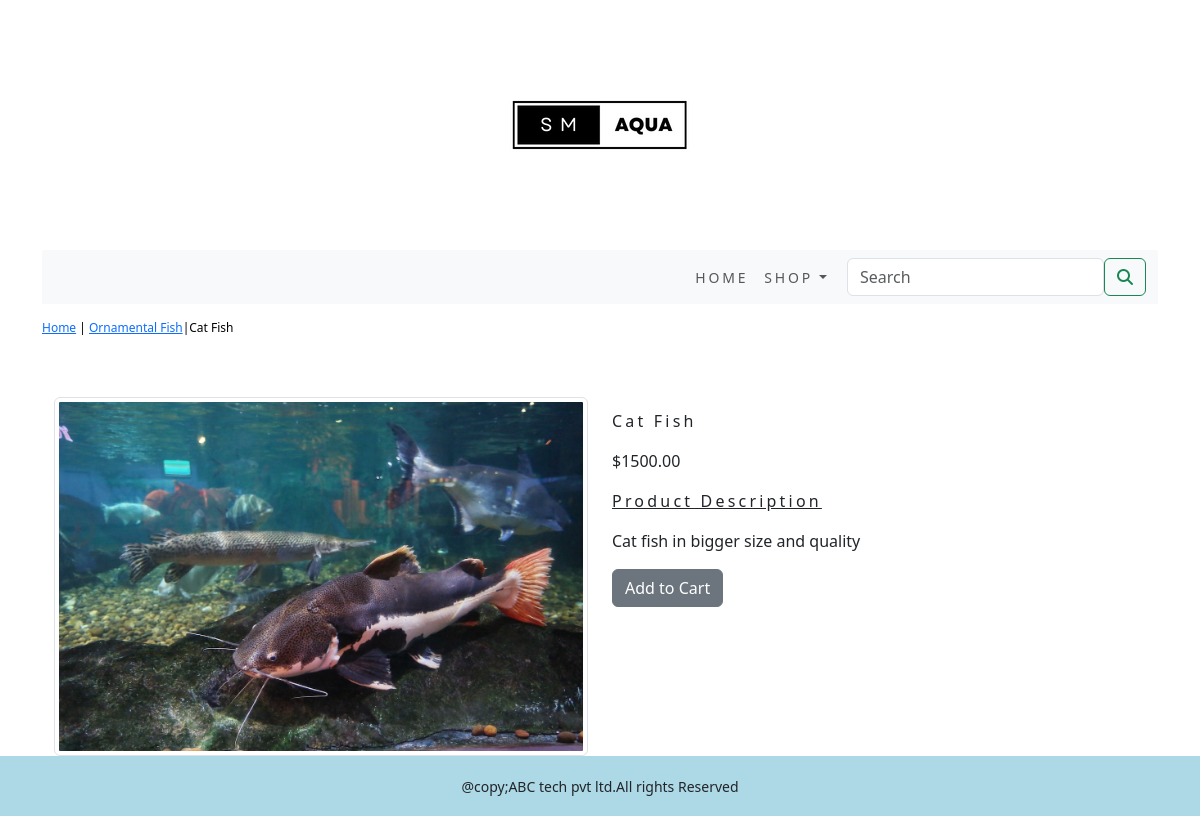
The app's page /shopapp/ornamental-fish/cat-fish/ with its own data.
### shopapp/models.py (models this page shows, shortened)
class Product(models.Model):
    name = models.CharField(max_length=250, unique=True)
    slug = models.SlugField(max_length=250, unique=True)
    description = models.TextField(blank=True)
    price = models.DecimalField(max_digits=10, decimal_places=2)
    category = models.ForeignKey(Category, on_delete=models.CASCADE)
    image = models.ImageField(upload_to='product', blank=True)
    stock = models.IntegerField()
    available = models.BooleanField(default=True)
    created = models.DateTimeField(auto_now_add=True)
    updated = models.DateTimeField(auto_now=True)
    class Meta:
        ordering = ('name',)
        verbose_name = 'product'
        verbose_name_plural = 'products'

class Category(models.Model):
    name = models.CharField(max_length=250, unique=True)
    slug = models.SlugField(max_length=250, unique=True)
    description = models.TextField(blank=True)
    image = models.ImageField(upload_to='category', blank=True)
    class Meta:
        ordering = ('name',)
        verbose_name = 'category'
        verbose_name_plural = 'categories'
    def get_url(self):
        return reverse('shopapp:products_by_category',args=[self.slug])
    def __str__(self):
        return '{}'.format(self.name)

### shopapp/views.py (the view)
# urls.py: path('<slug:c_slug>/<slug:product_slug>/', views.proDetail, name='prodCatdetail'),
def proDetail(request,c_slug,product_slug):
    try:
        product=Product.objects.get(category__slug=c_slug,slug=product_slug)
    except Exception as e:
        raise e
    return render(request,'product.html',{'product':product})

### cart/context_processors.py (called while the page is built)
def counter(request):
    item_count = 0
    if 'admin' in request.path:
        return {}
    else:
        try:
            cart = Cart.objects.filter(cart_id=_cart_id(request))
            cart_items = CartItem.objects.all().filter(cart=cart[:1])
            for cart_item in cart_items:
                item_count += cart_item.quantity
        except Cart.DoesNotExist:
            item_count = 0
    return dict(item_count=item_count)

### cart/views.py (called while the page is built)
def _cart_id(request):
    cart = request.session.session_key
    if not cart:
        cart = request.session.create()
    return cart

### shopapp/context_processors.py (called while the page is built)
def menu_links(request):
    links=Category.objects.all()
    return dict(links=links)

### templates/product.html (shortened to what this page needs)
{% extends 'base.html' %}
{% load static %}
{% block content %}
<div class="row my_prod_row_class">
  <div class="mx_auto">
    <p> <a href="{% url 'shopapp:allProdCat' %}">Home</a> | <a href="{{product.category.get_url}}">{{product.category}}</a>|{{product.name}}</p>
  </div>
</div>
<div class="container">
<br>
<div class="row">
    <div class="col-12 col-sm-12 col-md-12 col-lg-6 text-center">
        <div style="min-width:18rem">
            <img class="img-fluid img-thumbnail" src="{{product.image.url}}"  alt="{{product.name}}" >
        </div>
    </div>
    <div class="col-12 col-sm-12 col-md-12 col-lg-6 ">
        <div>
        <h1 class="my_prod_title">{{product.name}}</h1>
        <p>${{product.price}}</p>
        <p class="my_title"><u>Product Description</u></p>
        <p class="text-justify my_prod_text">{{product.description}}</p>
        {% if product.stock <= 0 %}
        <p class="text_justify my_prod_text"><b>Out of Stock</b></p>
        {% else %}
        <a class="btn btn-secondary" href="{% url 'cart:add_cart' product.id %}">Add to Cart</a>
        {% endif %}
    </div>
</div>
</div>
</div>
{% endblock %}

### static/css/custom.css (style rules this page uses)
body { background-color:aqua; font-family: 'Roboto', sans-serif; }
.my_title { font-size:16px; text_transform:uppercase; letter-spacing: .2em; }
.my_prod_row_class { padding-top:15px; padding-bottom:20px; }
.my_prod_row_class .mx_auto { color:#000; font-size:12px; text-decoration:none; }
.my_prod_title { font-size:16px; text_transform:uppercase; letter-spacing:.2em; padding-top:15px; padding-bottom:10px; }
.my_prod_text { padding-right:20px; }

### records on screen
Product: category "Ornamental Fish", name "Cat Fish", image (picture), price "1500.00", description "Cat fish in bigger size and quality"
